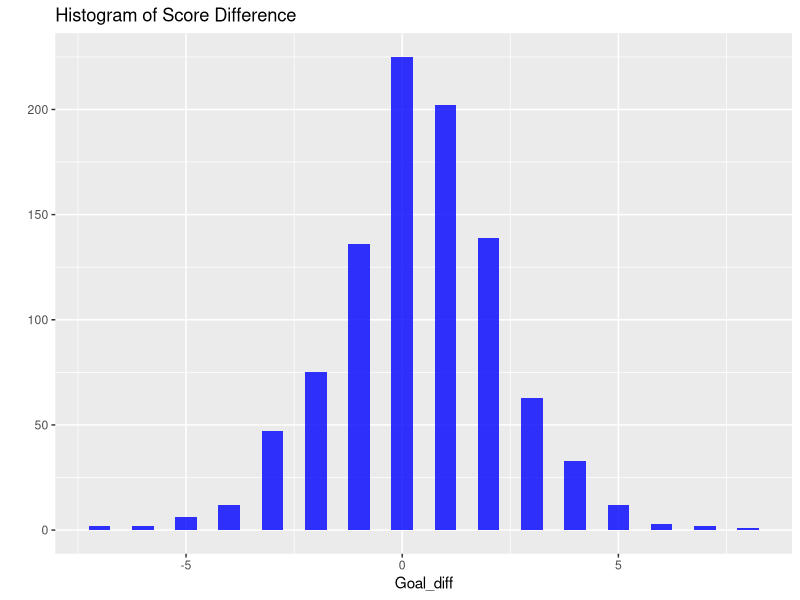
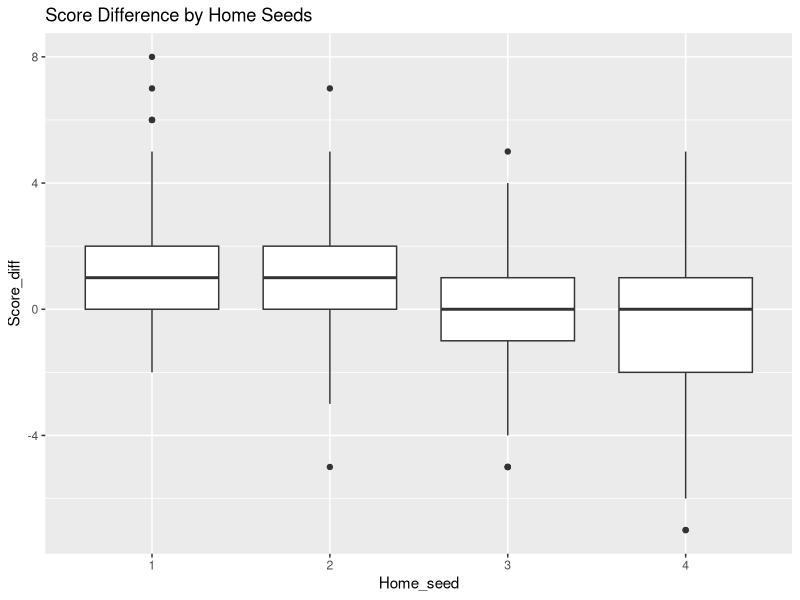
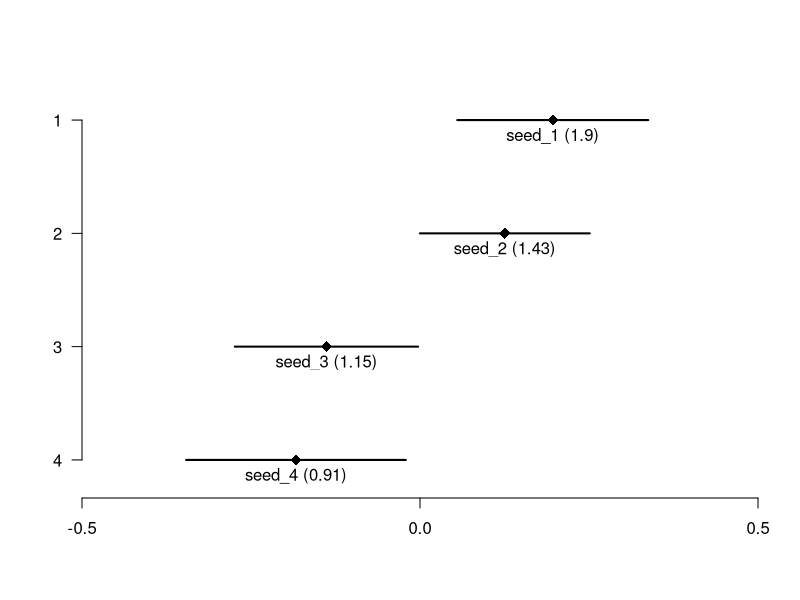
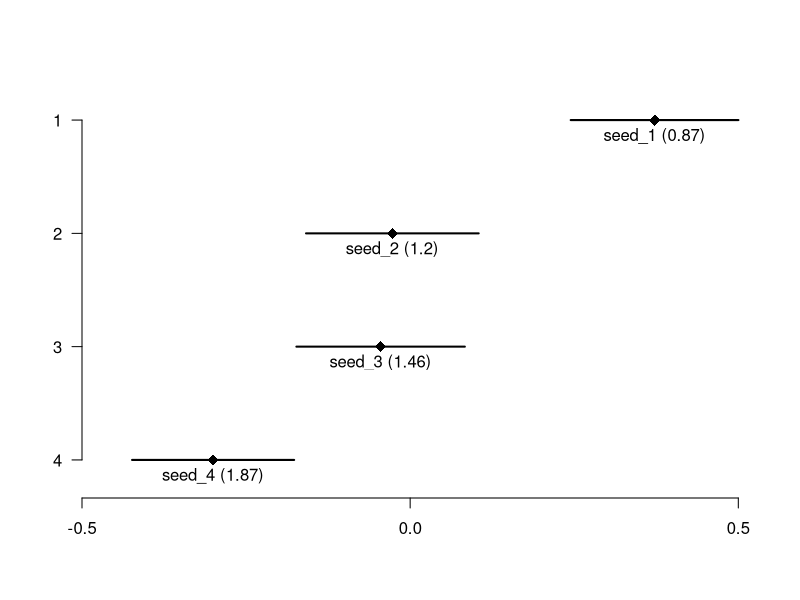
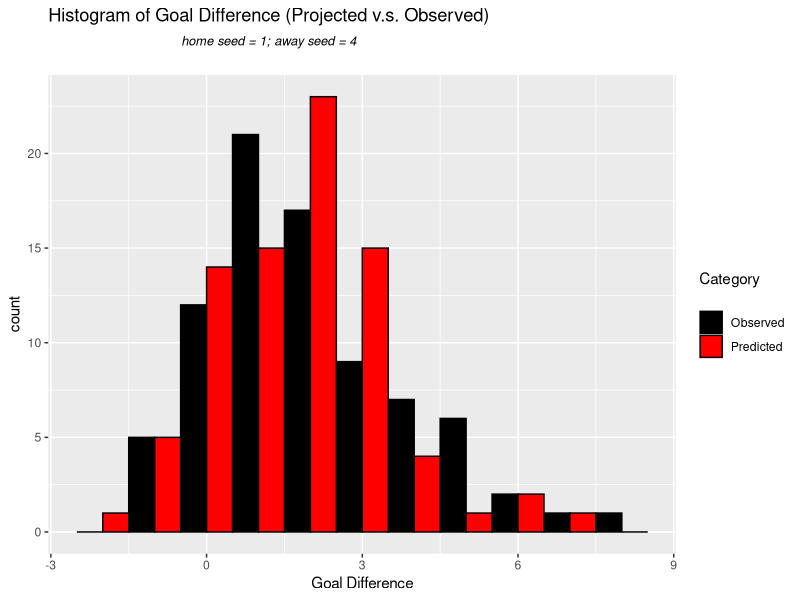
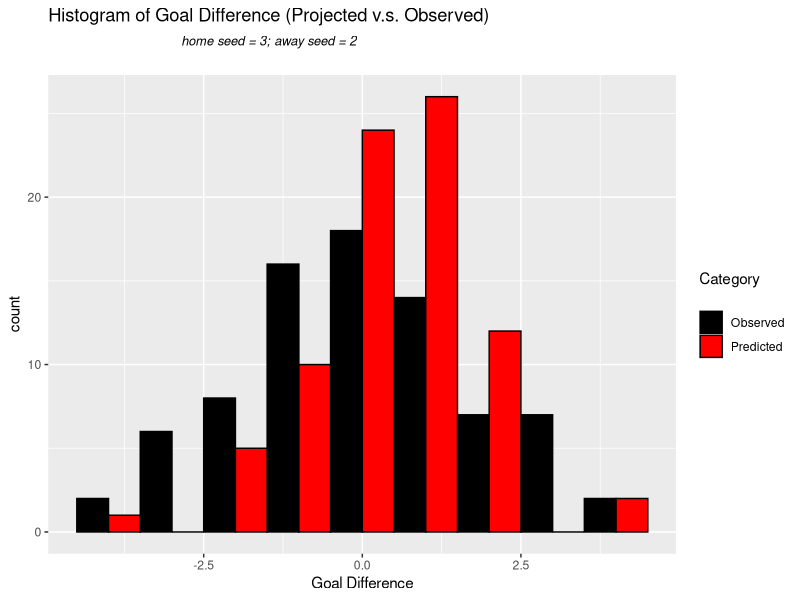

Write R code to recreate these figures, in order.
############## Data Explorations ##################
library(ggplot2)
### Import data
ECL <- read.csv("raw_ECL.csv", stringsAsFactors=FALSE)
ECL$Score_diff <- ECL$Home_score - ECL$Away_score #Add new column

### Some explorations
# Distribution of score difference
qplot(as.numeric(ECL$Score_diff), geom="histogram", binwidth = 0.5,  
      main = "Histogram of Score Difference", xlab = "Goal_diff",  
      fill=I("blue"),  alpha=I(.8))
mean(ECL$Score_diff)
# Mean = 0.385 >0, AKA "home advantage"

# Distribution of score difference by pairs
tapply(ECL$Score_diff, list(ECL$Home_seed, ECL$Away_seed), mean)

# Distribution of score difference by home seeds
ggplot(ECL, aes(factor(Home_seed), Score_diff)) + geom_boxplot() +
  labs(x="Home_seed", title="Score Difference by Home Seeds")

### Short version of data for optimization
dat <- matrix(unlist(ECL[ ,c(4,6,9)]), ncol=3, byrow=F)

############## Model Building & Inference #################
### Construct likelihood
lik.Skellam <- function(row,params=c(miu,H,A2,A3,A4,D2,D3,D4)){
  miu <- params[1]
  H <- params[2]
  A2 <- params[3]
  A3 <- params[4]
  A4 <- params[5]
  D2 <- params[6]
  D3 <- params[7]
  D4 <- params[8]
  
  A1 <- -(A2+A3+A4)
  D1 <- -(D2+D3+D4)
  z <- row[3]
  
  if (row[1] == 1 & row[2] == 2){
    lambda1 <- exp(miu+H+A1+D2)
    lambda2 <- exp(miu+A2+D1)
  }
  else if (row[1] == 1 & row[2] == 3){
    lambda1 <- exp(miu+H+A1+D3)
    lambda2 <- exp(miu+A3+D1)
  }
  else if (row[1] == 1 & row[2] == 4){
    lambda1 <- exp(miu+H+A1+D4)
    lambda2 <- exp(miu+A4+D1)
  }
  else if (row[1] == 2 & row[2] == 1){
    lambda1 <- exp(miu+H+A2+D1)
    lambda2 <- exp(miu+A1+D2)
  }
  else if (row[1] == 2 & row[2] == 3){
    lambda1 <- exp(miu+H+A2+D3)
    lambda2 <- exp(miu+A3+D2)
  }
  else if (row[1] == 2 & row[2] == 4){
    lambda1 <- exp(miu+H+A2+D4)
    lambda2 <- exp(miu+A4+D2)
  }
  else if (row[1] == 3 & row[2] == 1){
    lambda1 <- exp(miu+H+A3+D1)
    lambda2 <- exp(miu+A1+D3)
  }
  else if (row[1] == 3 & row[2] == 2){
    lambda1 <- exp(miu+H+A3+D2)
    lambda2 <- exp(miu+A2+D3)
  }
  else if (row[1] == 3 & row[2] == 4){
    lambda1 <- exp(miu+H+A3+D4)
    lambda2 <- exp(miu+A4+D3)
  }
  else if (row[1] == 4 & row[2] == 1){
    lambda1 <- exp(miu+H+A4+D1)
    lambda2 <- exp(miu+A1+D4)
  }
  else if (row[1] == 4 & row[2] == 2){
    lambda1 <- exp(miu+H+A4+D2)
    lambda2 <- exp(miu+A2+D4)
  }
  else if (row[1] == 4 & row[2] == 3){
    lambda1 <- exp(miu+H+A4+D3)
    lambda2 <- exp(miu+A3+D4)
  }
  
  bessel <- besselI(2*sqrt(lambda1*lambda2), abs(z))
  return(log(exp(-(lambda1+lambda2)) * (lambda1/lambda2)^(z/2) * bessel))
}

NLL <- function(data,params=c(miu,H,A2,A3,A4,D2,D3,D4)){
  return(-sum(apply(data, 1, lik.Skellam, params=params)))
}

### Optimization with regard to NLL
result <- optim(par=rnorm(8,0,1), fn=NLL, data=dat, method = "BFGS",
               hessian = TRUE , control = list(trace=0))

### Find se and confidence interval for parameters
fisher_info <- solve(result$hessian)
sigma_hat <- sqrt(diag(fisher_info))
upper_par <- result$par + 1.96 * sigma_hat
lower_par <- result$par - 1.96 * sigma_hat

### Visualize attack factors
A2 <- list(value=result$par[3], lower=lower_par[3], upper=upper_par[3])
A3 <- list(value=result$par[4], lower=lower_par[4], upper=upper_par[4])
A4 <- list(value=result$par[5], lower=lower_par[5], upper=upper_par[5])

a1_val <- -(A2$value+A3$value+A4$value)
a1_interval <- c(a1_val-1.96*mean(sigma_hat[3:5]), a1_val+1.96*mean(sigma_hat[3:5]))
A1 <- list(value=a1_val, lower=a1_interval[1], upper=a1_interval[2])

plot.new()
plot.window(xlim = c(-0.5, 0.5), ylim = c(4.2, 0.8), xaxs='i')
# Add x-axis
axis(side = 1, at = c(-0.5, 0, 0.5))
# Add y-axis
axis(side = 2, at = 4:1, las = 2)
# Add confidence intervals
lines(x=c(A1$lower,A1$upper), y=c(1,1), lwd=2)
points(A1$value, 1, pch=18, cex=1.5)
lines(x=c(A2$lower,A2$upper), y=c(2,2), lwd=2)
points(A2$value, 2, pch=18, cex=1.5)
lines(x=c(A3$lower,A3$upper), y=c(3,3), lwd=2)
points(A3$value, 3, pch=18, cex=1.5)
lines(x=c(A4$lower,A4$upper), y=c(4,4), lwd=2)
points(A4$value, 4, pch=18, cex=1.5)
# Add texts
avg_goals <- (tapply(ECL$Home_score, ECL$Home_seed, mean) + tapply(ECL$Away_score, ECL$Away_seed, mean))/2
text(x=c(A1$value, A2$value, A3$value, A4$value), y=1:4, pos=1,
     labels=paste0("seed_",1:4," (",round(avg_goals,2),")"))

### Visualize defense factors
D2 <- list(value=result$par[6], lower=lower_par[6], upper=upper_par[6])
D3 <- list(value=result$par[7], lower=lower_par[7], upper=upper_par[7])
D4 <- list(value=result$par[8], lower=lower_par[8], upper=upper_par[8])

d1_val <- -(D2$value+D3$value+D4$value)
d1_interval <- c(d1_val-1.96*mean(sigma_hat[6:8]), d1_val+1.96*mean(sigma_hat[6:8]))
D1 <- list(value=d1_val, lower=d1_interval[1], upper=d1_interval[2])

plot.new()
plot.window(xlim = c(-0.5, 0.53), ylim = c(4.2, 0.8), xaxs='i')
# Add x-axis
axis(side = 1, at = c(-0.5, 0, 0.5))
# Add y-axis
axis(side = 2, at = 4:1, las = 2)
# Add confidence intervals
lines(x=-c(D1$lower,D1$upper), y=c(1,1), lwd=2)
points(-D1$value, 1, pch=18, cex=1.5)
lines(x=-c(D2$lower,D2$upper), y=c(2,2), lwd=2)
points(-D2$value, 2, pch=18, cex=1.5)
lines(x=-c(D3$lower,D3$upper), y=c(3,3), lwd=2)
points(-D3$value, 3, pch=18, cex=1.5)
lines(x=-c(D4$lower,D4$upper), y=c(4,4), lwd=2)
points(-D4$value, 4, pch=18, cex=1.5)
# Add texts
avg_concede <- (tapply(ECL$Away_score, ECL$Home_seed, mean) + tapply(ECL$Home_score, ECL$Away_seed, mean))/2
text(x=-c(D1$value, D2$value, D3$value, D4$value), y=1:4, pos=1,
     labels=paste0("seed_",1:4," (",round(avg_concede,2),")"))

################## Model Assessment/Application ###################
### Make prediction function
params <- list(miu=result$par[1], H=result$par[2], A1=A1$value, A2=A2$value, 
            A3=A3$value, A4=A4$value, D1=D1$value, D2=D2$value, D3=D3$value,
            D4=D4$value)

makePred <- function(home_seed, away_seed, params.=params){
  lambda1 <- exp(params$miu + params$H + params[[home_seed+2]] + params[[away_seed+6]])
  lambda2 <- exp(params$miu + params[[away_seed+2]] + params[[home_seed+6]])
  
  return(rpois(1, lambda1) - rpois(1, lambda2))
}

### Assess model by simulating 1-4 pairs, comparing to observed results.
score_diff_1_4 <- ECL[ECL$Home_seed == 1 & ECL$Away_seed == 4, "Score_diff"]
pred_1_4 <- replicate(n=length(score_diff_1_4), makePred(1,4))

# Visualize using side-by-side barplot
dat_1_4 <- rbind(data.frame(group=1, obs=score_diff_1_4),
            data.frame(group=2, obs=pred_1_4))

ggplot(dat_1_4, aes(x=obs, fill=factor(group))) +
  geom_histogram(binwidth=1, colour="black", position="dodge") +
  scale_fill_manual("Category\n",labels = c("Observed", "Predicted"), values=c("black","red")) +
  ggtitle(expression(atop("Histogram of Goal Difference (Projected v.s. Observed)", atop(italic("home seed = 1; away seed = 4"), "")))) +
  labs(x="Goal Difference")

### Simulating 3-2 pairs (closest match-up)
score_diff_3_2 <- ECL[ECL$Home_seed == 3 & ECL$Away_seed == 2, "Score_diff"]
pred_3_2 <- replicate(n=length(score_diff_3_2), makePred(3,2))

# Visualize using side-by-side barplot
dat_3_2 <- rbind(data.frame(group=1, obs=score_diff_3_2),
                 data.frame(group=2, obs=pred_3_2))

ggplot(dat_3_2, aes(x=obs, fill=factor(group))) +
  geom_histogram(binwidth=1, colour="black",position="dodge") +
  scale_fill_manual("Category\n",labels = c("Observed", "Predicted"), values=c("black","red")) +
  ggtitle(expression(atop("Histogram of Goal Difference (Projected v.s. Observed)", atop(italic("home seed = 3; away seed = 2"), "")))) +
  labs(x="Goal Difference")

### MSE of proposed model versus benchmark
compareMSE <- function(home_seed, away_seed, iter=1000){
  score_diff <- ECL[ECL$Home_seed == home_seed & ECL$Away_seed == away_seed, "Score_diff"]
  
  pool_sk <- c()
  pool_norm <- c()
  pool_unif <- c()
  for (i in 1:iter){
    pred_sk <- replicate(n=length(score_diff), makePred(home_seed,away_seed))
    pred_norm <- rnorm(n=length(score_diff), mean=mean(score_diff), sd=sd(score_diff))
    pred_unif <- runif(n=length(score_diff), min=min(score_diff), max=max(score_diff))
    pool_sk[i] <- sum((score_diff-pred_sk)^2)
    pool_norm[i] <- sum((score_diff-pred_norm)^2)
    pool_unif[i] <- sum((score_diff-pred_unif)^2)
  }
  return(c(Skellam=mean(pool_sk), norm=mean(pool_norm), unif=mean(pool_unif)))
}

### One sample K-S test
compareKS <- function(home_seed, away_seed, iter=1000){
  score_diff <- ECL[ECL$Home_seed == home_seed & ECL$Away_seed == away_seed, "Score_diff"]
  
  pool_sk <- c()
  pool_norm <- c()
  pool_unif <- c()
  for (i in 1:iter){
    pred_sk <- replicate(n=length(score_diff), makePred(home_seed,away_seed))
    pred_norm <- rnorm(n=length(score_diff), mean=mean(score_diff), sd=sd(score_diff))
    pred_unif <- runif(n=length(score_diff), min=min(score_diff), max=max(score_diff))
    pool_sk[i] <- ks.test(score_diff, pred_sk)$p
    pool_norm[i] <- ks.test(score_diff, pred_norm)$p
    pool_unif[i] <- ks.test(score_diff, pred_unif)$p
  }
  return(c(Skellam=sum(pool_sk<0.05), norm=sum(pool_norm<0.05), unif=sum(pool_unif<0.05)))
}

#################### Discuss rules ######################
### Make simulation functions
simulateGroup <- function(params.=params){
  # This function returns a matrix storing the results of each match-up
  matchMat <- matrix(rep(NA, 16), ncol=4)
  
  for (i in 1:4){
    for (j in 1:4){
      if (i == j){next}
      matchMat[i,j] <- makePred(i, j, params.=params.)
    }
  }
  return(matchMat)
}

makeTable <- function(matchMat, winPts=3){
  # This function takes in the matrix of results, outputs the final group table.
  goalDiff <- apply(matchMat, 1, sum, na.rm=T) - apply(matchMat, 2, sum, na.rm=T)
  wins <- apply(matchMat, 1, function(x){sum(x>0, na.rm=T)}) + apply(matchMat, 2, function(x){sum(x<0, na.rm=T)})
  draws <- apply(matchMat, 1, function(x){sum(x==0, na.rm=T)}) + apply(matchMat, 2, function(x){sum(x==0, na.rm=T)})
  
  table <- data.frame(Seed=1:4, Points=winPts*wins+draws, Goal_diff=goalDiff)
  return(table[order(table$Points, decreasing=T), ])
}

# Test
makeTable(simulateGroup())

############ A win = 2 pts? 3pts? (with tie-breaker being goal_diff)
pool_2pt <- list()
pool_3pt <- list()

for (i in 1:10000){ #Pick number of simulation cycles here
  pool_2pt[[i]] <- makeTable(simulateGroup(), winPts=2)
  pool_3pt[[i]] <- makeTable(simulateGroup(), winPts=3)
}

### Count number of ties
countTies <- function(pool){
  # This function takes a list of ranking tables, and outputs #ties in this pool.
  n <- length(pool)
  tie <- c()
  
  for (i in 1:n){
    tie[i] <- length(unique(pool[[i]]$Points)) < 4
  }
  return(c(ties=sum(tie), tieRatio=sum(tie)/n))
}

countTies(pool_2pt)
# Results in a tie 41.55% of the times.
countTies(pool_3pt)
# Results in a tie 32.1% of the times.

### Qualifying conditions
qualify <- function(table){
  # This function takes in the ranking table and outputs the qualified seeds,
  # given that the tie-breaker being goal_diff.
  if (length(unique(table$Points)) == 1){
    table <- table[order(table$Goal_diff, decreasing=T), ]
    return(c(table[1,1], table[2,1]))
  }
  else if(table[2,2]==table[3,2]){
    if(table[2,3]>table[3,3]){return(c(table[1,1],table[2,1]))}
    if(table[2,3]==table[3,3]){return(c(table[1,1],table[sample(2:3,1),1]))}
    else{return(c(table[1,1],table[3,1]))}
  }
  else {return(c(table[1,1], table[2,1]))}
}

# Test
qualify(makeTable(simulateGroup()))

countQualify <- function(pool){
  # This function takes in a list of tables and returns the qualifying ratios.
  qual <- list()
  for (i in 1:length(pool)){
    qual[[i]] <- qualify(pool[[i]])
  }
  qualifyRatio <- c(seed1=sum(unlist(qual)==1)/length(pool),seed2=sum(unlist(qual)==2)/length(pool),
                    seed3=sum(unlist(qual)==3)/length(pool),seed4=sum(unlist(qual)==4)/length(pool))
  return(qualifyRatio)
}

countQualify(pool_2pt)
countQualify(pool_3pt)
# Not much difference

################ A discussion of tie-breakers
### Generate simulations
filterTies <- function(tablePool, matPool){
  # Inputs: a list of simulated ranking tables; a list of simulated match result matrices;
  # Output: lists of results with ties
  tie_ind <- (1:length(tablePool))[sapply(tablePool, function(x){length(unique(x$Points)) != 4})]
  tieTables <- list()
  tieMats <- list()
  for (i in 1:length(tie_ind)){
    tieTables[[i]] <- tablePool[[tie_ind[i]]]
    tieMats[[i]] <- matPool[[tie_ind[i]]]
  }
  
  return(list(tieTables, tieMats))
}

matPool <- list()
tablePool <- list()
for (i in 1:1000){
  matPool[[i]] <- simulateGroup()
  tablePool[[i]] <- makeTable(matPool[[i]])
}

new.matPool <- filterTies(tablePool, matPool)[[2]]
new.tablePool <- filterTies(tablePool, matPool)[[1]]

### Summarize results
countTies <- read.csv("countTies.csv") #import manually summarized data

table(countTies$tie_seeds)
sum(countTies$goal_solve/nrow(countTies))
# Goal difference solves 89.97% of the ties
sum(countTies$history_solve/nrow(countTies))
# Match-up history solves 75.22% of the ties.

table(countTies$goal_favor)
table(countTies$history_favor)
